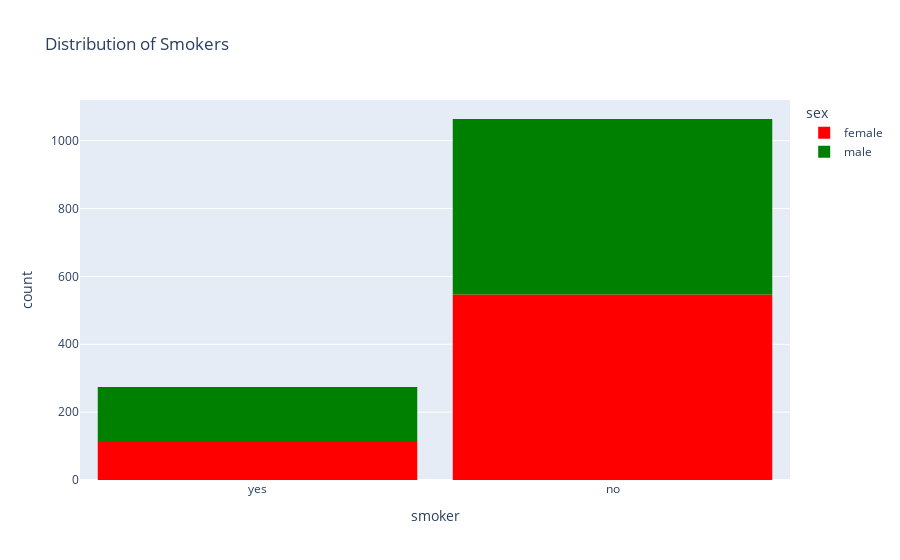

Notebook code cell kept with this figure:
### Code cell
fig4 = px.histogram(df,
                     x='smoker',
                     color='sex',
                     color_discrete_sequence=['red', 'green'],
                     title='Distribution of Smokers')
fig4.update_layout(bargap=0.1)
fig4.show()

### Figure 1 — Plotly figure (JSON) as saved in the notebook; plotly's stock layout.template omitted (floating-point values rounded to 4 significant figures; data arrays with more than 128 entries replaced by an {"elided": "..."} marker saying what was removed)
{"data": [{"alignmentgroup": "True", "bingroup": "x", "hovertemplate": "sex=female<br>smoker=%{x}<br>count=%{y}<extra></extra>", "legendgroup": "female", "marker": {"color": "red", "pattern": {"shape": ""}}, "name": "female", "offsetgroup": "female", "orientation": "v", "showlegend": true, "type": "histogram", "x": {"elided": "662 str values"}, "xaxis": "x", "yaxis": "y"}, {"alignmentgroup": "True", "bingroup": "x", "hovertemplate": "sex=male<br>smoker=%{x}<br>count=%{y}<extra></extra>", "legendgroup": "male", "marker": {"color": "green", "pattern": {"shape": ""}}, "name": "male", "offsetgroup": "male", "orientation": "v", "showlegend": true, "type": "histogram", "x": {"elided": "676 str values"}, "xaxis": "x", "yaxis": "y"}], "layout": {"bargap": 0.1, "barmode": "relative", "legend": {"title": {"text": "sex"}, "tracegroupgap": 0}, "title": {"text": "Distribution of Smokers"}, "xaxis": {"anchor": "y", "domain": [0, 1], "title": {"text": "smoker"}}, "yaxis": {"anchor": "x", "domain": [0, 1], "title": {"text": "count"}}}}
